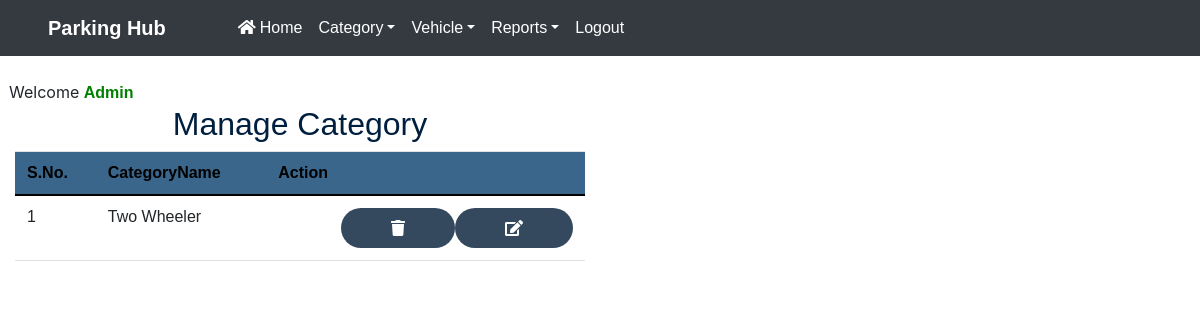
Page /manage_category (signed in) on the earlier database version.
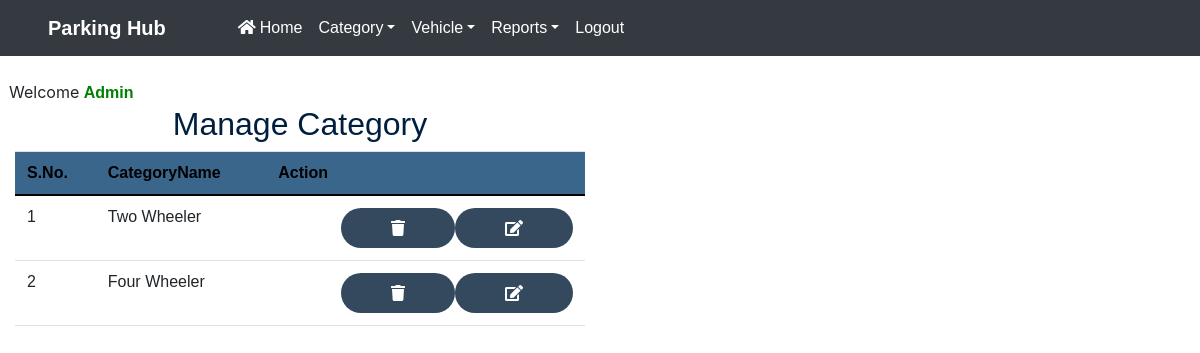
Same page on the later database version.
### vehicle/models.py (models this page shows, shortened)
class Category(models.Model):
    categoryname = models.CharField(max_length=50)

### vehicle/views.py (the view)
# urls.py: path('manage_category',manage_category,name='manage_category'),
def manage_category(request):
    if not request.user.is_authenticated:
        return redirect('admin_login')
    category = Category.objects.all()
    d = {'category':category}
    return render(request, 'manage_category.html', d)

### vehicle/templates/manage_category.html
{% load static %}
<html>
{% include 'headeradmin.html' %}
<body>
{% include 'nav2admin.html' %}
<br> &nbsp;&nbsp;Welcome <b style = 'text-transform : capitalize ; color : green'>{{request.user.username}}</b>
<div class="container" style = "margin-top:10px">
<h2 class="text-center" style = "font-family: sans-serif;  color : #001f3f">Manage Category</h2>
<table class='table table-hover' id = example>
<thead style = 'background-color : #3a668b ; color : Black'>
<tr>
<th>S.No.</th>
<th>CategoryName</th>
<th>Action</th>
</tr>
</thead>
<tbody>
 {% for i in category %}
<tr>
<td>{{forloop.counter}}</td>
 <td>{{i.categoryname}}</td>
<td><a href = "{% url 'edit_category' i.id %}" class='btn btn-secondary' title="Edit Category"><i class="fa fa-edit fa-1x"></i></a>
<a href = "{% url 'delete_category' i.id %}" title="Delete Category" class='btn btn-primary'><i class="fa fa-trash fa-1x"></i></a></td>
</tr>
{% endfor %}
</tbody>
</table>
</div>
</body>
</html>

Differences in the rows shown:
added Category: categoryname "Four Wheeler"
